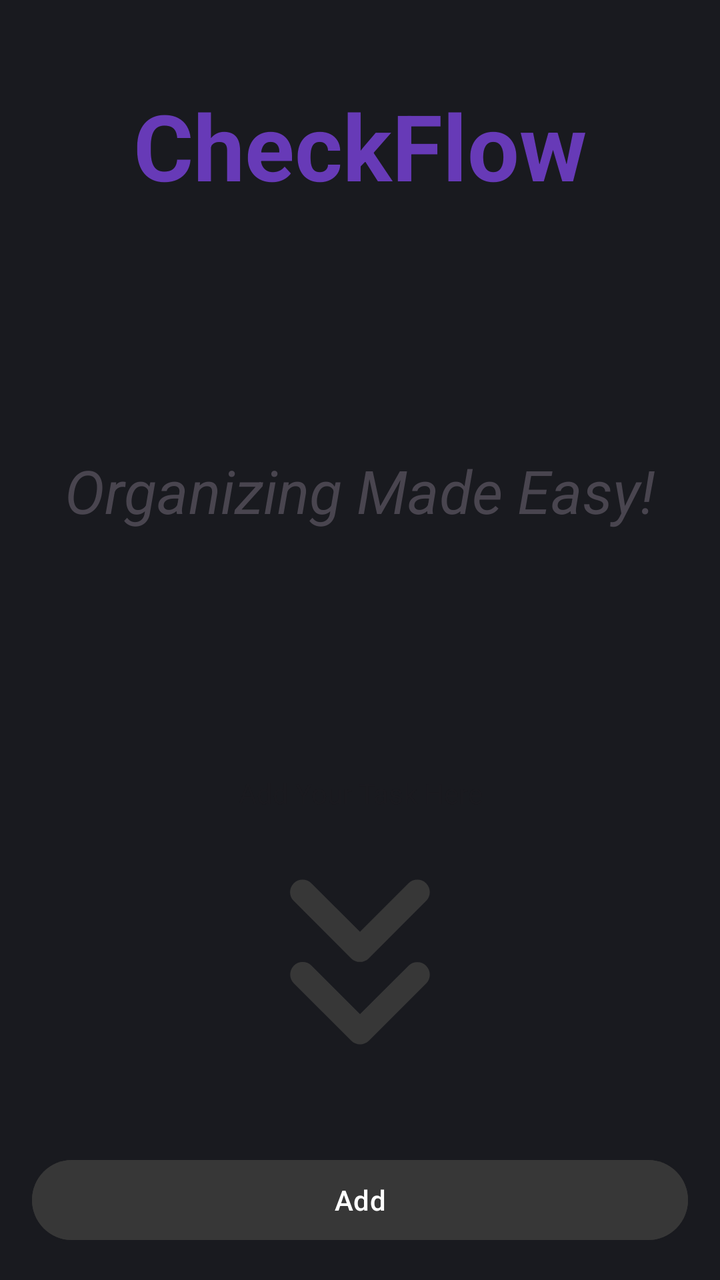
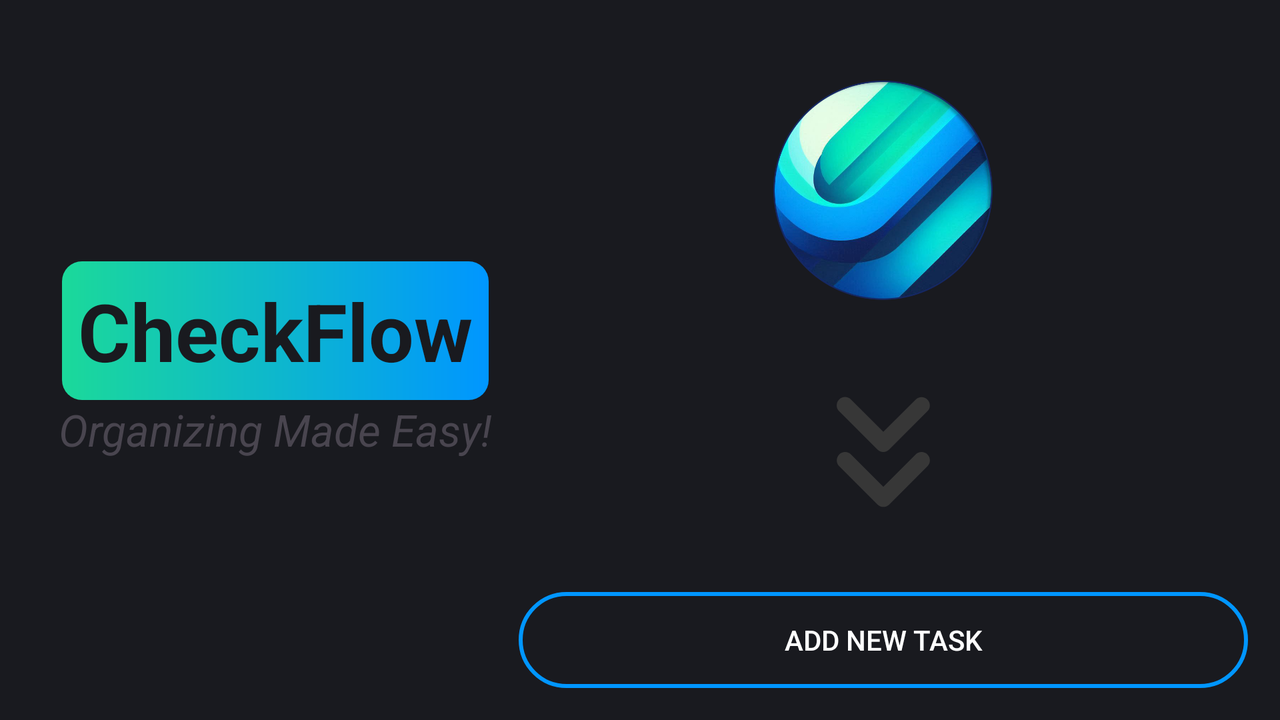

The same Android screen from two of the app's own layout files: first res/layout/ as a phone draws it, then the repository's variant for another configuration, drawn on a device whose configuration selects that folder. Both files follow.
<!-- AndroidManifest.xml: application theme Theme.CheckFlow -->
<!-- res/layout/activity_main.xml -->
<?xml version="1.0" encoding="utf-8"?>
<androidx.constraintlayout.widget.ConstraintLayout
    xmlns:android="http://schemas.android.com/apk/res/android"
    xmlns:app="http://schemas.android.com/apk/res-auto"
    xmlns:tools="http://schemas.android.com/tools"
    android:id="@+id/main"
    android:layout_width="match_parent"
    android:layout_height="match_parent"
    android:layout_margin="16dp"
    tools:context=".MainActivity">


    <androidx.appcompat.widget.AppCompatTextView
        android:id="@+id/tv1"
        android:layout_width="wrap_content"
        android:layout_height="wrap_content"
        android:text="CheckFlow"
        android:textColor="#673AB7"
        android:textSize="46sp"
        android:textStyle="bold"
        app:layout_constraintEnd_toEndOf="parent"
        app:layout_constraintStart_toStartOf="parent"
        app:layout_constraintTop_toTopOf="parent"
        android:layout_marginTop="26sp"/>

    <androidx.appcompat.widget.AppCompatTextView
        android:id="@+id/tv2"
        android:layout_width="wrap_content"
        android:layout_height="wrap_content"
        android:text="Organizing Made Easy!"
        android:textSize="30sp"
        android:textStyle="italic"
        app:layout_constraintBottom_toTopOf="@+id/tvAdd"
        app:layout_constraintEnd_toEndOf="parent"
        app:layout_constraintStart_toStartOf="parent"
        app:layout_constraintTop_toBottomOf="@id/tv1" />

    <androidx.appcompat.widget.AppCompatImageView
        android:id="@+id/imageViewArrow"
        android:layout_width="150sp"
        android:layout_height="150sp"
        android:layout_margin="20dp"
        android:src="@drawable/arrowdown"
        app:layout_constraintBottom_toTopOf="@+id/materialButton"
        app:layout_constraintEnd_toEndOf="parent"
        app:layout_constraintStart_toStartOf="parent" />


    <androidx.appcompat.widget.AppCompatTextView
        android:id="@+id/tvAdd"
        android:layout_width="wrap_content"
        android:layout_height="wrap_content"
        android:gravity="center_horizontal"
        android:hint="Add Your Task Here"
        app:layout_constraintBottom_toTopOf="@+id/imageViewArrow"
        app:layout_constraintEnd_toEndOf="parent"
        app:layout_constraintStart_toStartOf="parent" />

    <com.google.android.material.button.MaterialButton
        android:id="@+id/materialButton"
        android:layout_width="match_parent"
        android:layout_height="wrap_content"
        android:backgroundTint="#373737"
        android:text="Add"
        app:layout_constraintBottom_toBottomOf="parent"
        app:layout_constraintEnd_toEndOf="parent"
        app:layout_constraintStart_toStartOf="parent" />

</androidx.constraintlayout.widget.ConstraintLayout>
<!-- resources referenced by this layout -->
<resources>
  <!-- drawable arrowdown (drawable) -->
  <vector xmlns:android="http://schemas.android.com/apk/res/android" android:height="24dp" android:tint="#373737" android:viewportHeight="24" android:viewportWidth="24" android:width="24dp">
        
      <path android:fillColor="@android:color/white" android:pathData="M17.29,5.71L17.29,5.71c-0.39,-0.39 -1.02,-0.39 -1.41,0L12,9.58L8.11,5.7c-0.39,-0.39 -1.02,-0.39 -1.41,0l0,0c-0.39,0.39 -0.39,1.02 0,1.41l4.59,4.59c0.39,0.39 1.02,0.39 1.41,0l4.59,-4.59C17.68,6.73 17.68,6.1 17.29,5.71z"/>
        
      <path android:fillColor="@android:color/white" android:pathData="M17.29,12.3L17.29,12.3c-0.39,-0.39 -1.02,-0.39 -1.41,0L12,16.17l-3.88,-3.88c-0.39,-0.39 -1.02,-0.39 -1.41,0l0,0c-0.39,0.39 -0.39,1.02 0,1.41l4.59,4.59c0.39,0.39 1.02,0.39 1.41,0l4.59,-4.59C17.68,13.32 17.68,12.69 17.29,12.3z"/>
      
  </vector>
  <style name="Theme.CheckFlow" parent="Base.Theme.CheckFlow" />
  <style name="Base.Theme.CheckFlow" parent="Theme.Material3.DayNight.NoActionBar">
          <item name="android:windowBackground">@color/gray_background</item>
          
      </style>
  <color name="gray_background">#191a1f</color>
</resources>
<!-- res/layout-land/activity_main.xml (the repository's variant of the layout above) -->
<!-- drawn on the phone turned sideways -->
<?xml version="1.0" encoding="utf-8"?>
<androidx.constraintlayout.widget.ConstraintLayout xmlns:android="http://schemas.android.com/apk/res/android"
    xmlns:app="http://schemas.android.com/apk/res-auto"
    xmlns:tools="http://schemas.android.com/tools"
    android:id="@+id/main"
    android:layout_width="match_parent"
    android:layout_height="match_parent"
    android:layout_margin="16dp"
    tools:context=".MainActivity">

    <androidx.appcompat.widget.AppCompatTextView
        android:id="@+id/tv1"
        android:layout_width="wrap_content"
        android:layout_height="wrap_content"
        android:background="@drawable/custom_gradient"
        android:padding="8dp"
        android:text="CheckFlow"
        android:textColor="@color/gray_background"
        android:textSize="40sp"
        android:textStyle="bold"
        app:layout_constraintBottom_toTopOf="@+id/tv2"
        app:layout_constraintEnd_toStartOf="@+id/guideline"
        app:layout_constraintHorizontal_bias="0.5"
        app:layout_constraintStart_toStartOf="parent"
        app:layout_constraintTop_toTopOf="parent"
        app:layout_constraintVertical_chainStyle="packed" />

    <androidx.appcompat.widget.AppCompatTextView
        android:id="@+id/tv2"
        android:layout_width="wrap_content"
        android:layout_height="wrap_content"
        android:text="Organizing Made Easy!"
        android:textSize="22sp"
        android:textStyle="italic"
        app:layout_constraintBottom_toBottomOf="parent"
        app:layout_constraintEnd_toStartOf="@+id/guideline"
        app:layout_constraintHorizontal_bias="0.5"
        app:layout_constraintStart_toStartOf="parent"
        app:layout_constraintTop_toBottomOf="@+id/tv1" />

    <androidx.recyclerview.widget.RecyclerView
        android:id="@+id/recyclerView"
        android:layout_width="0dp"
        android:layout_height="0dp"
        android:clipChildren="false"
        android:visibility="gone"
        android:layout_marginBottom="16dp"
        app:layout_constraintBottom_toTopOf="@+id/btnNewTask"
        app:layout_constraintEnd_toEndOf="parent"
        app:layout_constraintStart_toEndOf="@+id/guideline"
        app:layout_constraintTop_toTopOf="parent" />

    <androidx.constraintlayout.widget.Guideline
        android:id="@+id/guideline"
        android:layout_width="wrap_content"
        android:layout_height="wrap_content"
        android:orientation="vertical"
        app:layout_constraintGuide_percent="0.40" />

    <androidx.appcompat.widget.AppCompatImageView
        android:id="@+id/imageViewLogo"
        android:layout_width="0dp"
        android:layout_height="0dp"
        android:src="@drawable/checkflow"
        app:layout_constraintBottom_toTopOf="@+id/imageViewArrow"
        app:layout_constraintEnd_toEndOf="parent"
        app:layout_constraintHeight_percent="0.40"
        app:layout_constraintStart_toStartOf="@+id/guideline"
        app:layout_constraintTop_toTopOf="parent"
        app:layout_constraintWidth_percent="0.20" />

    <androidx.appcompat.widget.AppCompatImageView
        android:id="@+id/imageViewArrow"
        android:layout_width="100sp"
        android:layout_height="100sp"
        android:layout_margin="20dp"
        android:src="@drawable/arrowdown"
        app:layout_constraintBottom_toTopOf="@+id/btnNewTask"
        app:layout_constraintEnd_toEndOf="parent"
        app:layout_constraintStart_toStartOf="@+id/guideline" />

    <androidx.appcompat.widget.AppCompatButton
        android:id="@+id/btnNewTask"
        android:layout_width="0dp"
        android:layout_height="wrap_content"
        android:background="@drawable/custom_button"
        android:text="Add New Task"
        android:textColor="@color/white"
        android:layout_marginTop="16dp"
        app:layout_constraintBottom_toBottomOf="parent"
        app:layout_constraintEnd_toEndOf="parent"
        app:layout_constraintStart_toEndOf="@+id/guideline" />


</androidx.constraintlayout.widget.ConstraintLayout>
<!-- resources referenced by the variant -->
<!-- as the phone turned sideways resolves them -->
<resources>
  <color name="gray_background">#191a1f</color>
  <color name="white">#FFFFFFFF</color>
  <!-- drawable arrowdown (drawable) -->
  <vector xmlns:android="http://schemas.android.com/apk/res/android" android:height="24dp" android:tint="#373737" android:viewportHeight="24" android:viewportWidth="24" android:width="24dp">
        
      <path android:fillColor="@android:color/white" android:pathData="M17.29,5.71L17.29,5.71c-0.39,-0.39 -1.02,-0.39 -1.41,0L12,9.58L8.11,5.7c-0.39,-0.39 -1.02,-0.39 -1.41,0l0,0c-0.39,0.39 -0.39,1.02 0,1.41l4.59,4.59c0.39,0.39 1.02,0.39 1.41,0l4.59,-4.59C17.68,6.73 17.68,6.1 17.29,5.71z"/>
        
      <path android:fillColor="@android:color/white" android:pathData="M17.29,12.3L17.29,12.3c-0.39,-0.39 -1.02,-0.39 -1.41,0L12,16.17l-3.88,-3.88c-0.39,-0.39 -1.02,-0.39 -1.41,0l0,0c-0.39,0.39 -0.39,1.02 0,1.41l4.59,4.59c0.39,0.39 1.02,0.39 1.41,0l4.59,-4.59C17.68,13.32 17.68,12.69 17.29,12.3z"/>
      
  </vector>
  <!-- drawable checkflow: webp bitmap (drawable, 175394 bytes) -->
  <!-- drawable custom_button (drawable) -->
  <?xml version="1.0" encoding="utf-8"?>
  <shape xmlns:android="http://schemas.android.com/apk/res/android" android:shape="rectangle">
  
   <stroke android:color="@color/checkbox_color_selector" android:width="2dp"/>
  
   <corners
       android:radius="40dp"/>
  
  </shape>
  <!-- drawable custom_gradient (drawable) -->
  <?xml version="1.0" encoding="utf-8"?>
  <shape xmlns:android="http://schemas.android.com/apk/res/android"
      android:shape="rectangle">
  
      <gradient android:startColor="#1bd99a"
          android:endColor="#0096ff"
          android:type="linear"/>
  
      <corners
          android:radius="10dp"/>
  </shape>
  <style name="Theme.CheckFlow" parent="Base.Theme.CheckFlow" />
  <style name="Base.Theme.CheckFlow" parent="Theme.Material3.DayNight.NoActionBar">
          <item name="android:windowBackground">@color/gray_background</item>
          
      </style>
</resources>
